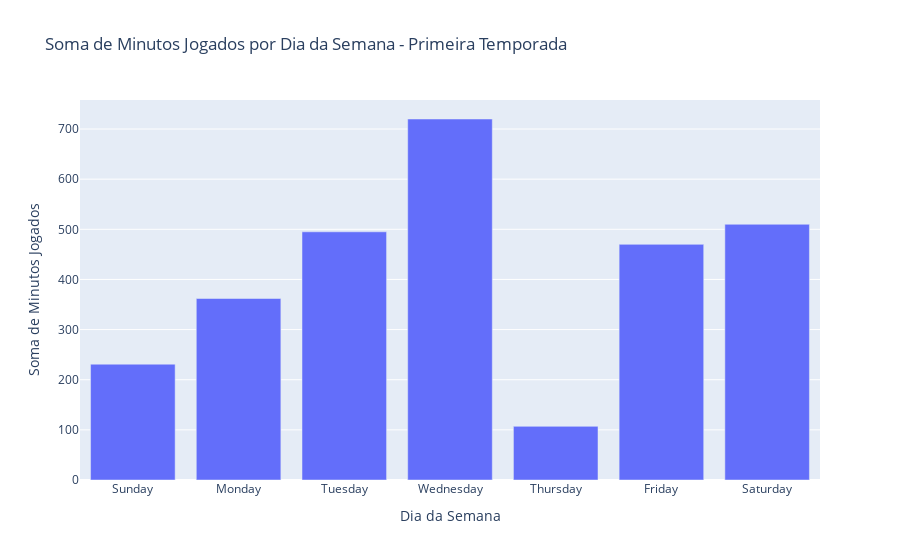

Notebook code for this chart:
### Code cell
primeira_temporada = df[df['Temporada'] == df['Temporada'].unique().min()]

minutos_por_dia_primeira_temporada = primeira_temporada.groupby('Day_of_Week')['MP'].sum().reindex(
    ['Sunday', 'Monday', 'Tuesday', 'Wednesday', 'Thursday', 'Friday', 'Saturday']).reset_index()

fig = px.bar(minutos_por_dia_primeira_temporada, x='Day_of_Week', y='MP',
             title='Soma de Minutos Jogados por Dia da Semana - Primeira Temporada',
             labels={'Day_of_Week': 'Dia da Semana', 'MP': 'Soma de Minutos Jogados'})

# Exibir o gráfico
fig.show()

### Figure 1 — Plotly figure (JSON) as saved in the notebook; plotly's stock layout.template omitted (floating-point values rounded to 4 significant figures)
{"data": [{"alignmentgroup": "True", "hovertemplate": "Dia da Semana=%{x}<br>Soma de Minutos Jogados=%{y}<extra></extra>", "legendgroup": "", "marker": {"color": "#636efa", "pattern": {"shape": ""}}, "name": "", "offsetgroup": "", "orientation": "v", "showlegend": false, "textposition": "auto", "type": "bar", "x": ["Sunday", "Monday", "Tuesday", "Wednesday", "Thursday", "Friday", "Saturday"], "xaxis": "x", "y": [231, 362, 495, 720, 107, 470, 510], "yaxis": "y"}], "layout": {"barmode": "relative", "legend": {"tracegroupgap": 0}, "title": {"text": "Soma de Minutos Jogados por Dia da Semana - Primeira Temporada"}, "xaxis": {"anchor": "y", "domain": [0, 1], "title": {"text": "Dia da Semana"}}, "yaxis": {"anchor": "x", "domain": [0, 1], "title": {"text": "Soma de Minutos Jogados"}}}}
